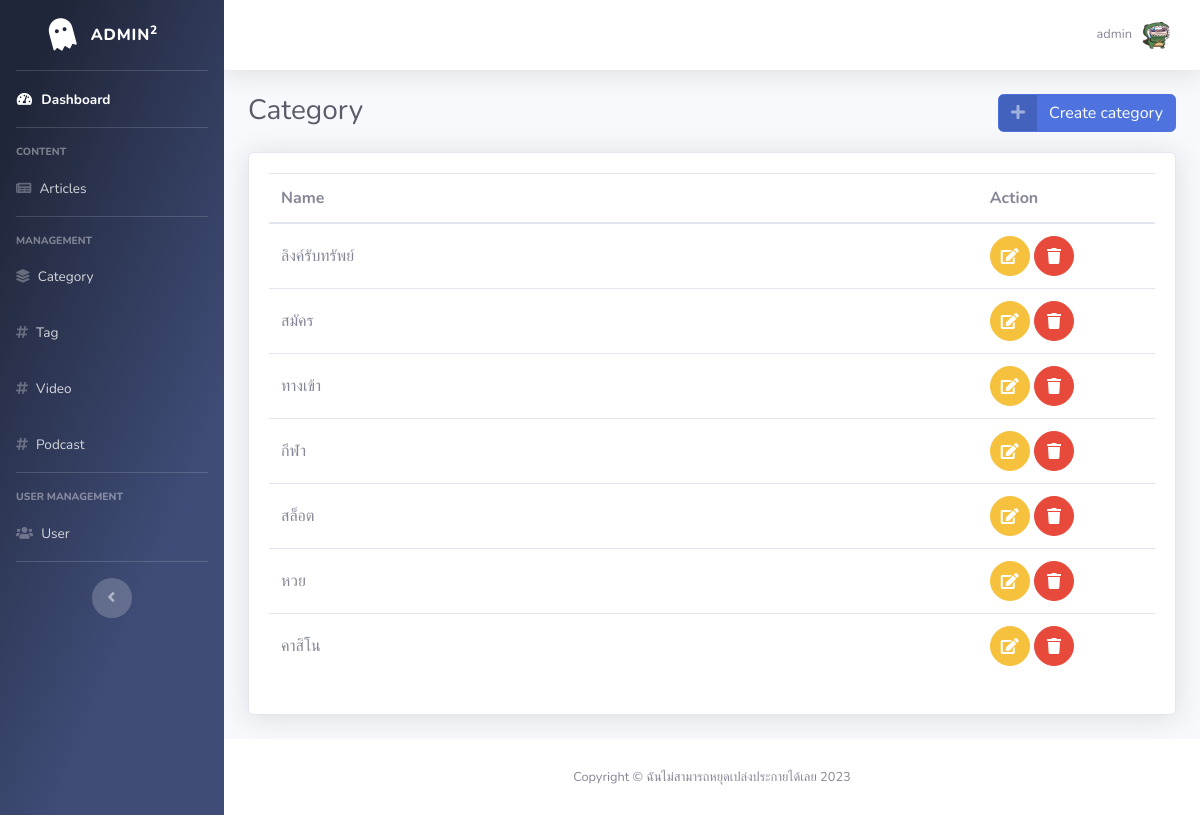
Page /backend/category.php (signed in) on the earlier database version.
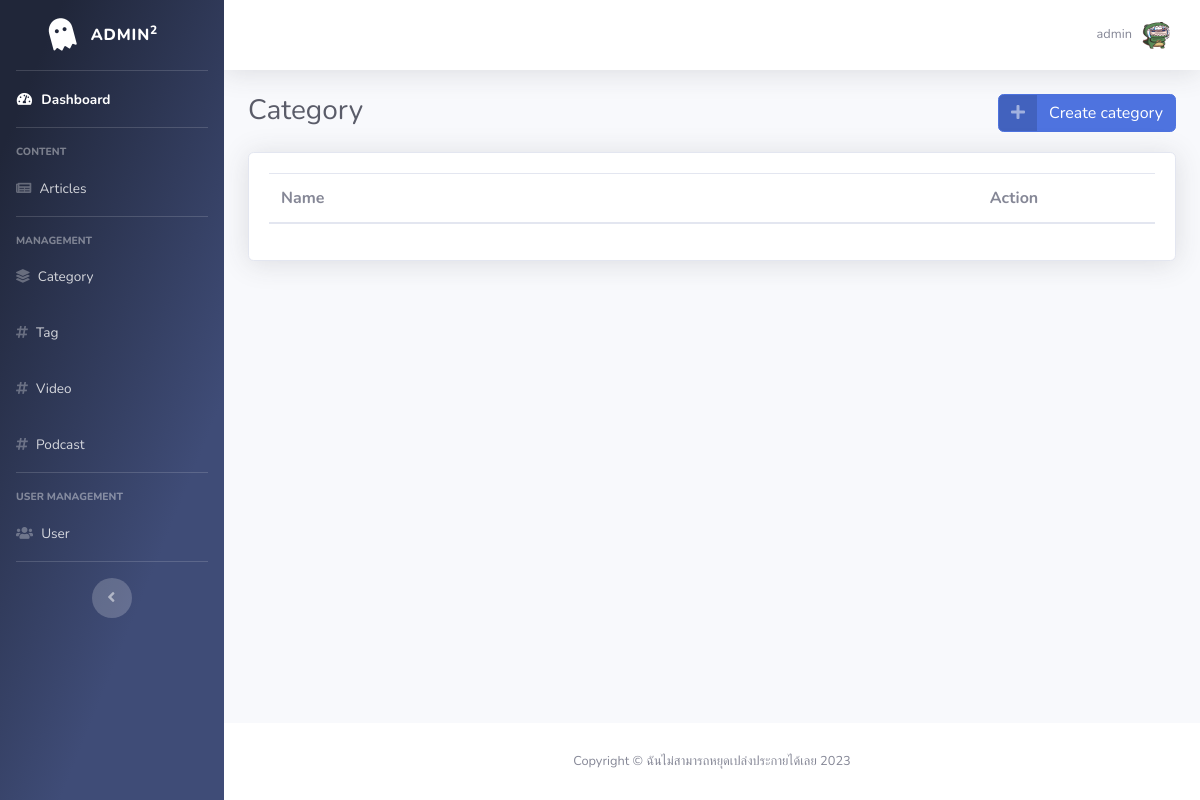
Same page on the later database version.
### tables this page shows
CREATE TABLE `category` (
  `id` int(11) NOT NULL,
  `name` varchar(350) NOT NULL
);

### backend/connect/connect.php (called while the page is built, shortened)
<?php
class connectDB
{
    private $hostName = "localhost";
    private $userName = "root";
    private $password = "";
    private $dbName = "project_news";
    function __construct()
    {
        $this->conn = new mysqli($this->hostName, $this->userName, $this->password, $this->dbName);
    }
}

### backend/functions/category-function.php (called while the page is built, shortened)
<?php
class categoryFunction extends connectDB
{
    public function getCategoryPage($limit)
    {
        $sql = "SELECT * FROM category ORDER BY id DESC $limit";
        return $this->conn->query($sql);
    }
}

### backend/category.php (the view, shortened to what this page needs)
<?php
include "connect/connect.php";
include_once('functions/category-function.php');
$categoryFn = new categoryFunction();
$userRole = $_SESSION['role'];
$page_rows = 10;
$pagenum = 1;
$limit = 'LIMIT ' . ($pagenum - 1) * $page_rows . ',' . $page_rows;
$categoryPage =  $categoryFn->getCategoryPage($limit);
?>
<!DOCTYPE html>
<html lang="en">
<head>
    <link href="vendor/fontawesome-free/css/all.min.css" rel="stylesheet" type="text/css">
    <link href="css/sb-admin-2.css" rel="stylesheet">
</head>
<body id="page-top">
    <div id="wrapper">
        <?php include('./components/sidebar.php') ?>
        <div id="content-wrapper" class="d-flex flex-column">
            <div id="content">
                <?php include('./components/topbar.php') ?>
                <div class="container-fluid">
                    <div class="d-flex justify-content-between">
                        <h1 class="h3 mb-4 text-gray-800">Category</h1>
                        <div>
                            <a href="#" data-toggle="modal" data-target="#createModal" class="btn btn-primary btn-icon-split">
                                <span class="icon text-white-50">
                                    <i class="fas fa-plus"></i>
                                </span>
                                <span class="text">Create category</span>
                            </a>
                        </div>
                    </div>
                    <div class="card shadow mb-4">
                        <div class="card-body">
                            <div class="table-responsive">
                                <table class="table" width="100%" cellspacing="0">
                                    <thead>
                                        <tr>
                                            <th style="width: 80%">Name</th>
                                            <th style="width: 20%">Action</th>
                                        </tr>
                                    </thead>
                                    <tbody>
                                        <?php
                                        while ($category = $categoryPage->fetch_assoc()) {
                                        ?>
                                            <tr>
                                                <td style="vertical-align: middle;"><?php echo $category['name'] ?></td>
                                                <td>
                                                    <?php if ($userRole == '1') { ?>
                                                        <a href="#editModal" class="btn btn-warning btn-circle edit" data-id="<?php echo $category['id'] ?>" role="button" data-toggle="modal" data-name="<?php echo $category['name'] ?>">
                                                            <i class=" fas fa-edit"></i>
                                                        </a>
                                                        <a href="#delModal" class="btn btn-danger btn-circle trash" data-id="<?php echo $category['id'] ?>" role="button" data-toggle="modal" data-name="<?php echo $category['name'] ?>">
                                                            <i class="fas fa-trash"></i>
                                                        </a>
                                                    <?php } else { ?>
                                                        <i class="fas fa-circle text-success"></i>
                                                    <?php } ?>
                                                </td>
                                            </tr>
                                        <?php } ?>
                                    </tbody>
                                </table>
                            </div>
                        </div>
                    </div>
                </div>
            </div>
            <footer class="sticky-footer bg-white">
                <div class="container my-auto">
                    <div class="copyright text-center my-auto">
                        <span>Copyright &copy; ฉันไม่สามารถหยุดเปล่งประกายได้เลย <?php echo date("Y"); ?></span>
                    </div>
                </div>
            </footer>
        </div>
    </div>
</body>
</html>

### backend/components/sidebar.php
<ul class="navbar-nav bg-gradient-custom sidebar sidebar-dark accordion" id="accordionSidebar">
    <a class="sidebar-brand d-flex align-items-center justify-content-center" href="dashboard.php">
        <div class="sidebar-brand-icon rotate-n-15">
            <i class="fas fa-ghost"></i>
        </div>
        <div class="sidebar-brand-text mx-3">Admin<sup>2</sup></div>
    </a>
    <hr class="sidebar-divider my-0">
    <li class="nav-item active">
        <a class="nav-link" href="dashboard.php">
            <i class="fas fa-fw fa-tachometer-alt"></i>
            <span>Dashboard</span></a>
    </li>
    <hr class="sidebar-divider">
    <div class="sidebar-heading">
        Content
    </div>
    <li class="nav-item">
        <a class="nav-link" href="article.php">
            <i class="fas fa-newspaper"></i>
            <span>Articles</span></a>
    </li>
    <hr class="sidebar-divider">
    <div class="sidebar-heading">
        management
    </div>
    <li class="nav-item">
        <a class="nav-link" href="category.php">
            <i class="fas fa-layer-group"></i>
            <span>Category</span></a>
    </li>
    <li class="nav-item">
        <a class="nav-link" href="tag.php">
            <i class="fas fa-hashtag"></i>
            <span>Tag</span></a>
    </li>
    <li class="nav-item">
        <a class="nav-link" href="video.php">
            <i class="fas fa-hashtag"></i>
            <span>Video</span></a>
    </li>
    <li class="nav-item">
        <a class="nav-link" href="podcast.php">
            <i class="fas fa-hashtag"></i>
            <span>Podcast</span></a>
    </li>
    <hr class="sidebar-divider">
    <?php if ($userRole == '1') { ?>
        <div class="sidebar-heading">
            user management
        </div>
        <li class="nav-item">
            <a class="nav-link" href="user.php">
                <i class="fas fa-users"></i>
                <span>User</span></a>
        </li>
        <hr class="sidebar-divider d-none d-md-block">
    <?php } ?>
    <div class="text-center d-none d-md-inline">
        <button class="rounded-circle border-0" id="sidebarToggle"></button>
    </div>
</ul>

### backend/components/topbar.php (shortened to what this page needs)
<nav class="navbar navbar-expand navbar-light bg-white topbar mb-4 static-top shadow">
    <ul class="navbar-nav ml-auto">
        <li class="nav-item dropdown no-arrow">
            <a class="nav-link dropdown-toggle" href="#" id="userDropdown" role="button" data-toggle="dropdown" aria-haspopup="true" aria-expanded="false">
                <span class="mr-2 d-none d-lg-inline text-gray-600 small"><?php echo $_SESSION['username'] ?></span>
                <img class="img-profile rounded-circle" src="uploads/user-img/<?php echo $_SESSION['user-img'] ?>">
            </a>
        </li>
    </ul>
</nav>

Differences in the rows shown:
removed category: name "ลิงค์รับทรัพย์"
removed category: name "สมัคร"
removed category: name "ทางเข้า"
removed category: name "กีฬา"
removed category: name "สล็อต"
removed category: name "หวย"
removed category: name "คาสิโน"
